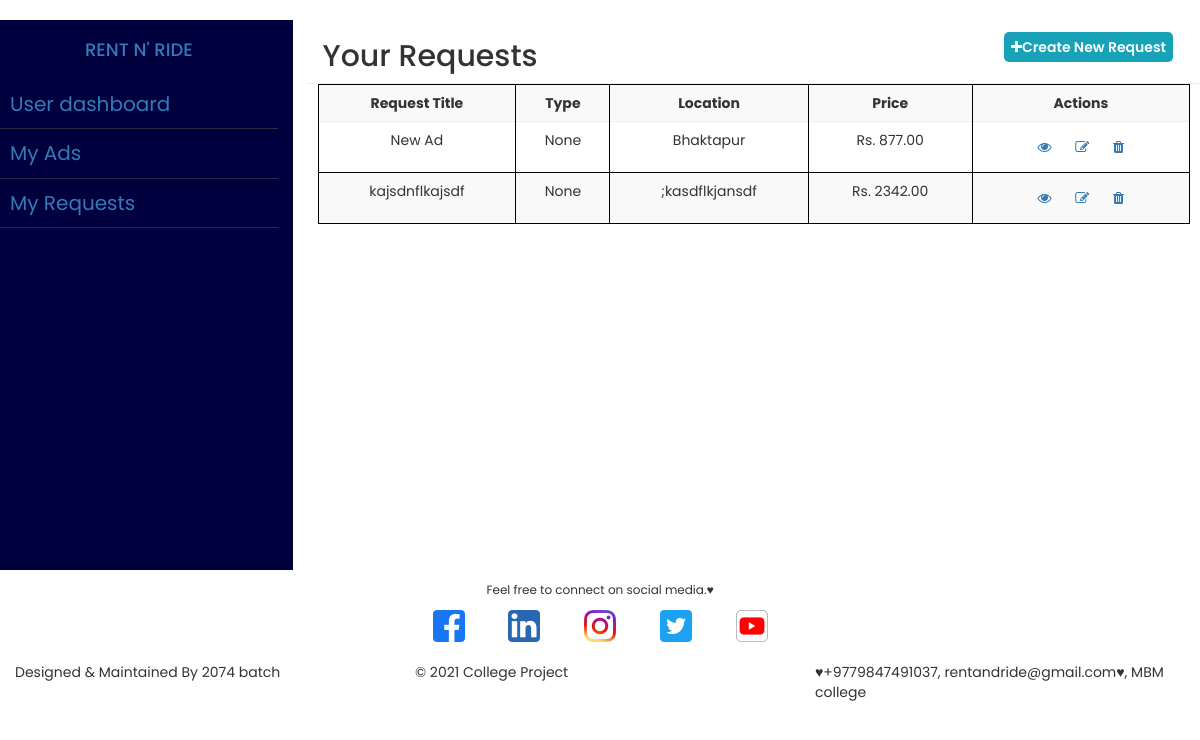
Before: /users/user-requests/ (signed in) with the older database file.
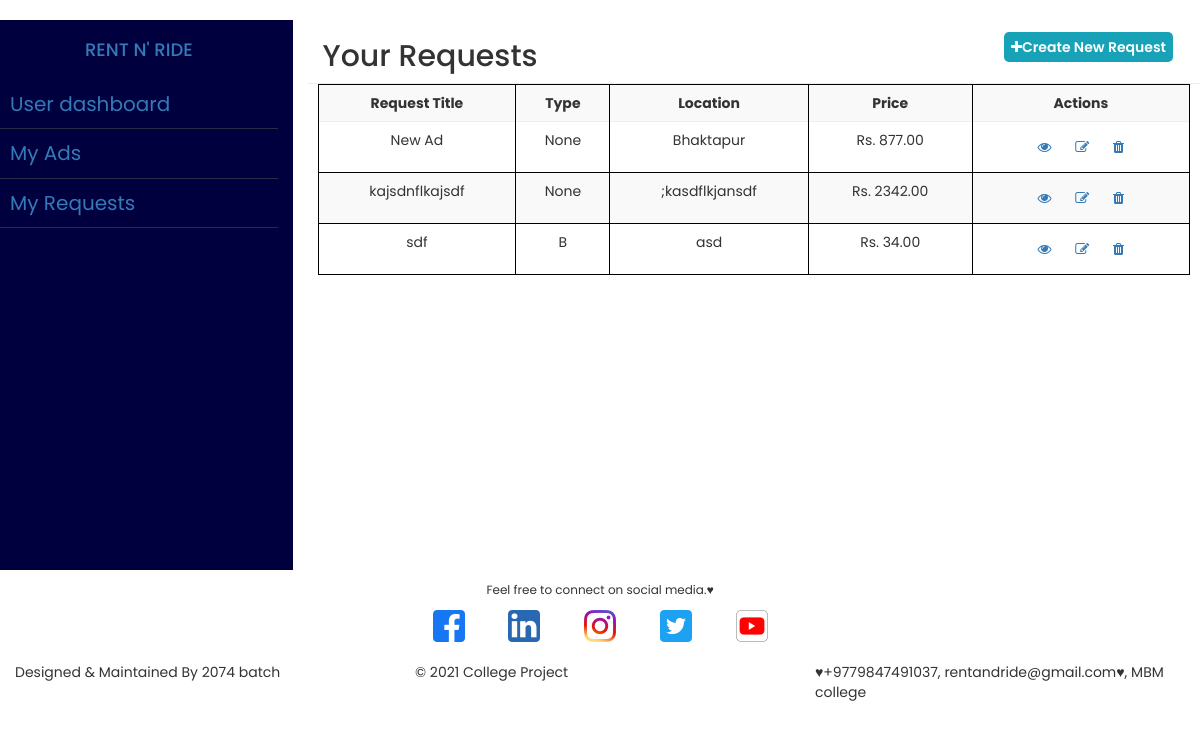
After: the same page with the newer database file.
### requests/models.py (models this page shows, shortened)
class Request(models.Model):
    VEHICLE_CHOICES = [
        ('C', 'Car'),
        ('M', 'Motrobike'),
        ('B', 'Bicycle'),
        ('S', 'Scooter'),
        ('O', 'Other')
    ]
    owner = models.ForeignKey(Profile, null=True, blank=True, on_delete=models.SET_NULL)
    title = models.CharField(max_length=200, null=True)
    location = models.CharField(max_length=200, null=True)
    vehicle_type = models.CharField(max_length=1, choices=VEHICLE_CHOICES, null=True)
    start_date = models.DateField(null=True)
    end_date = models.DateField(null=True)
    description= models.TextField(null=True)
    image = models.ImageField(blank=True, null=True, upload_to='requests/', default='requests/request-default.jpg')
    offered_price = models.DecimalField(max_digits=8, decimal_places=2, null=True)
    created = models.DateTimeField(auto_now_add=True)
    id = models.UUIDField(default=uuid.uuid4, unique=True,
                          primary_key=True, editable=False)

### users/views.py (the view)
# urls.py: path('user-requests/', views.userRequests, name='user-requests'),
@login_required(login_url='login')
def userRequests(request):
    profile = request.user.profile
    requests = profile.request_set.all()
    ads = profile.ad_set.all()
    context = {'profile': profile, 'requests': requests, 'ads': ads}
    return render(request, 'users/user-requests.html', context)

### users/templates/users/user-requests.html
{% extends 'account_main.html' %}
{% block content %}
<header>
    <div class="row">
        <div class="menu_bar col-md-3">
            <a href="{% url 'index' %}">
                <h4>RENT N' RIDE</h4>
            </a>
            <ul>
                <li> <a href="{% url 'account' %}">User dashboard</a></li>
                <li> <a href="{% url 'user-ads' %}">My Ads</a></li>
                <li> <a href="{% url 'user-requests' %}">My Requests</a></li>
            </ul>
        </div>
        <div class="col-md-9">
            <div class="content_bar">
                <div class="post_title col-md-9">
                    <h2>Your Requests</h2>
                </div>
                <div class="add_btn col-md-3">
                    <button><a href="{% url 'create-request' %}"><i class="fa fa-plus"></i>Create New Request</button></a>
                </div>
            </div>
            <div class="list_table">
                <table class="table table-striped">
                    <tr>
                        <th>Request Title</th>
                        <th>Type</th>
                        <th>Location</th>
                        <th>Price</th>
                        <th>Actions</th>
                    </tr>
                    {% for request in requests %}
                    <tr>
                        <td>{{request.title}}</td>
                        <td>{{request.vehicle_type}}</td>
                        <td>{{ request.location }}</td>
                        <td>Rs. {{ request.offered_price }}</td>
                        <td><a href="{% url 'request-details' request.id %}"><i class="fa fa-eye"></i></a>
                            <a href="{% url 'update-request' request.id %}"><i class="fa fa-edit"></i></a>
                            <a href="{% url 'delete-request' request.id %}"><i class="fa fa-trash"></i></a>
                        </td>
                    </tr>
                    {% endfor %}
                </table>
            </div>
        </div>
    </div>
</header>
{% endblock content %}

Changed rows visible on the page:
added Request: title "sdf", vehicle_type "B", location "asd", offered_price "34.00"
